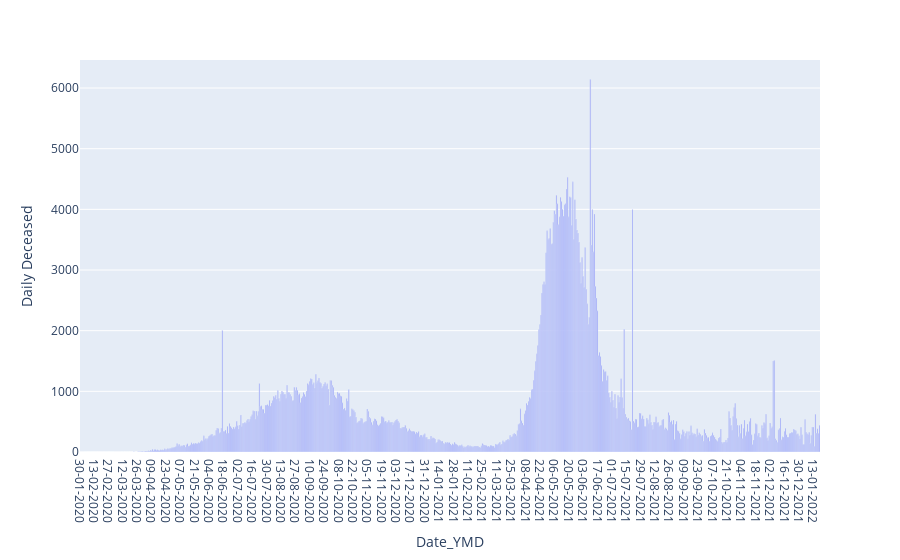

The notebook cell saved with this chart:
### Code cell
import plotly.express as px
fig = px.bar(data, x='Date_YMD', y='Daily Deceased')
fig.show()

### Figure 1 — Plotly figure (JSON) as saved in the notebook; plotly's stock layout.template omitted (floating-point values rounded to 4 significant figures; data arrays with more than 128 entries replaced by an {"elided": "..."} marker saying what was removed)
{"data": [{"alignmentgroup": "True", "hovertemplate": "Date_YMD=%{x}<br>Daily Deceased=%{y}<extra></extra>", "legendgroup": "", "marker": {"color": "#636efa", "pattern": {"shape": ""}}, "name": "", "offsetgroup": "", "orientation": "v", "showlegend": false, "textposition": "auto", "type": "bar", "x": {"elided": "720 str values"}, "xaxis": "x", "y": {"elided": "720 int values"}, "yaxis": "y"}], "layout": {"barmode": "relative", "legend": {"tracegroupgap": 0}, "margin": {"t": 60}, "xaxis": {"anchor": "y", "domain": [0, 1], "title": {"text": "Date_YMD"}}, "yaxis": {"anchor": "x", "domain": [0, 1], "title": {"text": "Daily Deceased"}}}}
